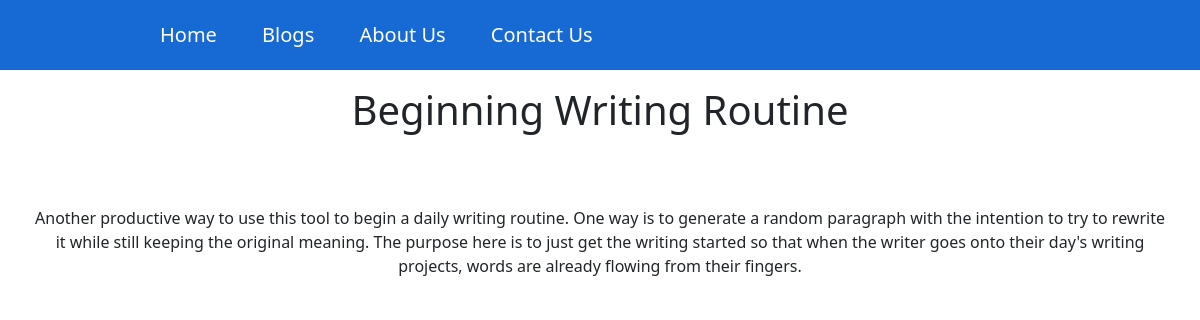
The app's page /blog/begin/ with its own data.
### blog/models.py (models this page shows, shortened)
class Post(models.Model):
    class NewManager(models.Manager):
        def get_queryset(self):
            return super().get_queryset() .filter(blog_status = 'published')
    options = (
        ('draft', 'Draft'),
        ('published','Published'),
    )
    blog_title = models.CharField(max_length=500)
    blog_date = models.DateTimeField(default=timezone.localtime)
    blog_slug = models.SlugField(max_length=250,unique_for_date='blog_date')
    blog_status = models.CharField(max_length=10,choices = options, default = "draft")
    blog_author = models.ForeignKey(User,on_delete=models.CASCADE, related_name='blog_posts')
    blog_content = models.TextField(default = " ")
    blog_status = models.CharField(max_length =10, choices=options,default = 'draft')
    objects = models.Manager()
    newmanager = NewManager()
    class Meta:
        ordering = ('-blog_date',)

### blog/views.py (the view)
# urls.py: path('<slug:post>/',views.post_single, name = "post_single")
def post_single(request, post):
    post = get_object_or_404(Post, blog_slug = post, blog_status = 'published')
    show2 =  {'post' : post}
    return render(request,'single.html', show2)

### templates/single.html (shortened to what this page needs)
{% load static %}
<html lang="en">
  <head>
    <link rel="stylesheet" type="text/css" href="{% static "css/style.css" %}">
    <link
      href="https://cdn.jsdelivr.net/npm/bootstrap@5.1.3/dist/css/bootstrap.min.css"
      rel="stylesheet"
    />
  </head>
  <body>
    <div class="top-menu">
      <ul class="menu-items">
        <li onclick="window.location.href ='{% url }';">Home</li>
        <li>Blogs</li>
        <li>About Us</li>
        <li>Contact Us</li>
      </ul>
    </div>
    <div class="container text-center">
      <div class="row justify-content-md-center">
        <br /><br />
        <br />
        <br />
        <h1>{{post.blog_title}}</h1>
        <br />
        {{post.blog_content}}
      </div>
    </div>
  </body>
</html>

### static/css/style.css (style rules this page uses)
body { margin: 0; padding: 0; font-family: "Barlow", sans-serif; }
.top-menu { color: white; background-color: rgb(23, 105, 212); width: 100%; }
.menu-items { font-size: 20px; list-style-type: none; padding: 0px 140px; }
.menu-items > li { display: inline-block; padding: 20px; }

### records on screen
Post: blog_title "Beginning Writing Routine", blog_content "Another productive way to use this tool to begin a daily writing routine. One way is to generate a random paragraph with the intention to try to rewrite it while still keeping the original meaning. The purpose here is to just get the writing started so that when the writer goes onto their day's writing projects, words are already flowing from their fingers."
